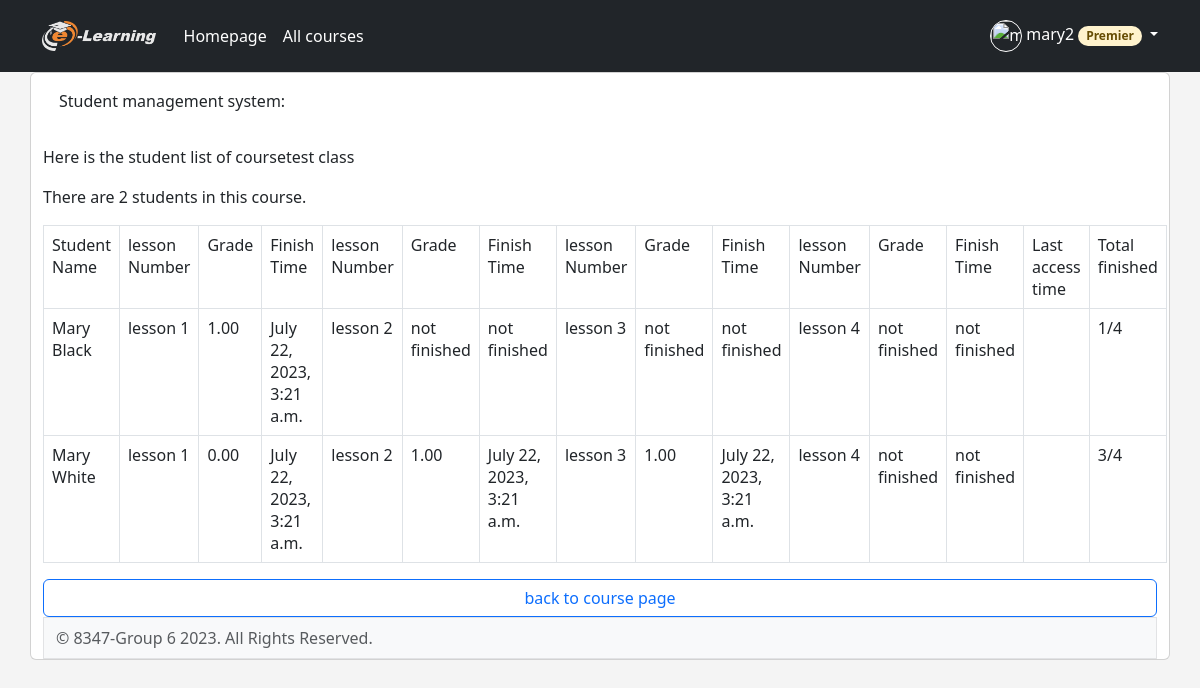
Screenshot of /student-management/16 (signed in) with the database file from the repository.
### elearning/models.py (models this page shows, shortened)
class Lesson(models.Model):
    course = models.ForeignKey(Course, on_delete=models.CASCADE)
    lesson_no = models.PositiveIntegerField()
    title = models.CharField(max_length=100)
    description = models.TextField()
    video = models.FileField(upload_to='lesson_videos/',blank=True)
    created_at = models.DateTimeField(auto_now_add=True)
    quiz = models.ForeignKey(Quiz, on_delete=models.SET_NULL, null=True, blank=True)

class CourseEnrollment(models.Model):
    ENROLLMENT_TYPES = (
        ('Premium', 'Premium'),
        ('Paid', 'Paid'),
    )
    student = models.ForeignKey(Student, on_delete=models.CASCADE)
    course = models.ForeignKey(Course, on_delete=models.CASCADE)
    enrolled_date = models.DateField(auto_now_add=True)
    enrollment_type = models.CharField(max_length=10, choices=ENROLLMENT_TYPES)
    progress = models.IntegerField(default=0)

class QuizResult(models.Model):
    quiz = models.ForeignKey(Quiz, on_delete=models.CASCADE)
    student = models.ForeignKey(Student, on_delete=models.CASCADE)
    score = models.DecimalField(max_digits=5, decimal_places=2)
    completed_at = models.DateTimeField(auto_now_add=True)

class Certificate(models.Model):
    student = models.ForeignKey(Student, on_delete=models.CASCADE)
    course = models.ForeignKey(Course, on_delete=models.CASCADE)
    issue_date = models.DateField(auto_now_add=True)

### elearning/views.py (the view)
# urls.py: path('student-management/<int:course_id>', views.manage_student, name='student-management'),
def manage_student(request, course_id):
    if request.method == 'POST':
        content = 0
    course = get_object_or_404(Course, pk=course_id)
    lesson_list = Lesson.objects.filter(course=course)
    student_list = CourseEnrollment.objects.filter(course=course)
    access_time_list = Certificate.objects.filter(course=course)
    student_finished = []
    quiz_result_list = []
    for lesson in lesson_list:
        for student in student_list:
            quiz_result = QuizResult.objects.filter(Q(quiz=lesson.quiz) & Q(student=student.student))
            for quiz in quiz_result:
                quiz_result_list.append(quiz)
                print(quiz.score, quiz.student, quiz.quiz)
                print(student.student, lesson.quiz)
    print(quiz_result_list)
    print('student management', len(student_list))
    if len(student_list) == 0:
        msg = 'There are no student in your course '+course.name
        return render(request, 'elearning/manageStudent.html', {'msg': msg,
                                                                'course': course,
                                                                'lesson_list': lesson_list,
                                                                })
    else:
        msg = 'Here is the student list of course'+course.name
        return render(request, 'elearning/manageStudent.html', {'msg': msg,
                                                                'course': course,
                                                                'lesson_list': lesson_list,
                                                                'lesson_num': len(lesson_list),
                                                                'student_list': student_list,
                                                                'student_num': len(student_list),
                                                                'quiz_result_list': quiz_result_list,
                                                                'access_time_list': access_time_list
                                                                })

### elearning/models.py (called while the page is built)
    def __str__(self):
        return self.username

### elearning/templates/elearning/manageStudent.html
{% extends 'elearning/base.html' %}
{% block content %}
    <div class="container">
    <div class="row">
        <div class="card h-100">
        <div class="d-flex justify-content-between m-3">
            <p>Student management system: </p>
        </div>
        {% if msg %}
            <p>{{ msg }}</p>
        {% endif %}
        {% if student_list %}
            <p>There are {{ student_num }} students in this course.</p>
            <table class="table table-bordered">
            <tr>
                <td>Student Name</td>
                {% for lesson in lesson_list %}
                    <td>lesson Number</td>
                    <td>Grade</td>
                    <td>Finish Time</td>
                {% endfor %}
                <td>Last access time</td>
                <td>Total finished</td>
            </tr>
            {% for student in student_list %}
                    <tr>
                        <td>{{ student.student.first_name }} {{ student.student.last_name }}</td>
                        {% for lesson in lesson_list %}
                                <td>lesson {{ lesson.lesson_no }} </td>
                                {% for quiz in quiz_result_list %}
                                    {% if quiz.student == student.student and quiz.quiz == lesson.quiz %}
                                        <td color="red">{{ quiz.score }} </td>
                                        <td>{{ quiz.completed_at }}</td>
                                    {% endif %}
                                {%  endfor %}
                                {% if forloop.counter > student.progress %}
                                    <td>not finished</td>
                                    <td>not finished</td>
                                {% endif %}
                        {% endfor %}
                        {% for time in access_time_list %}
                            {% if time.student == student.student %}
                                <td>{{ time.issue.date }}</td>
                            {% endif %}
                        {% endfor %}
                        <td>{{ student.progress }}/{{ lesson_num }}</td>
                    </tr>
            {% endfor %}
            </table>
        {% endif %}
    <button type="button" class="btn btn-outline-primary"
                                        onclick="location.href='{% url 'elearning:teacher-viewcourse' course.id %}'">
                                    back to course page
                                </button>
{% endblock %}

### elearning/templates/elearning/base.html (shortened to what this page needs)
{% load static %}
{% load bootstrap5 %}
{% bootstrap_css %}
{% load bootstrap_icons %}
<!DOCTYPE html>
<html lang="en">
<head>
    <link rel="stylesheet" type="text/css" href="{% static 'elearning/bootstrap.min.css' %}"/>
    <link rel="stylesheet" type="text/css" href="{% static 'elearning/sign-in.css' %}"/>
    <link rel="stylesheet" type="text/css" href="{% static 'elearning/carousel.css' %}"/>
    <link rel="stylesheet" type="text/css" href="{% static 'elearning/style.css' %}"/>
</head>
<body class="d-flex " style="display: flex; flex-direction: column;">
<header class="p-3 text-bg-dark bg-dark" >
    <div class="container" >
        <div class="d-flex flex-wrap align-items-center justify-content-center justify-content-lg-start">
            <a href="{% url 'elearning:homepage' %}"
               class="d-flex align-items-center mb-2 mb-lg-0 text-white text-decoration-none"
               style="margin-right: 20px">
                <img src="{% static 'elearning/logo.png' %}" height="30" alt="e-learning logo">
            </a>
            <ul class="nav col-12 col-lg-auto me-lg-auto mb-2 justify-content-center mb-md-0">
                <li><a href="{% url 'elearning:homepage' %}" class="nav-link px-2 text-white">Homepage</a></li>
                <li><a href="{% url 'elearning:courselist' %}" class="nav-link px-2 text-white">All courses</a></li>
            </ul>
            {% if user.is_authenticated %}
                <div class="dropdown">
                    <a href="#" class="d-block link-body-emphasis text-white dropdown-toggle text-decoration-none"
                       data-bs-toggle="dropdown" aria-expanded="false">
                        <img src="{{ request.session.avatar }}" alt="{{ user.username }}" width="32" height="32"
                             style="border: white; border-style: solid; border-width: 1px" class="rounded-circle">
                        {{ user.username }}
                        {% if request.session.is_premier %}
                            <span class="badge bg-warning-subtle text-warning-emphasis rounded-pill">Premier</span>
                        {% endif %}
                    </a>
                </div>
            {% endif %}
        </div>
    </div>
</header>
    {% block content %}{% endblock %}
<footer class="footer mt-auto py-2 bg-body-tertiary" style="border: #e2e3e5; border-style: solid; border-width: 1px">
    <div class="container">
        <span class="text-body-secondary">&copy; 8347-Group 6 2023. All Rights Reserved.</span>
    </div>
</footer>
</body>
</html>

### elearning/static/elearning/sign-in.css (style rules this page uses)
html, body { min-height: 100%; }

### elearning/static/elearning/carousel.css (style rules this page uses)
body { color: rgb(var(--bs-tertiary-color-rgb)); }

### elearning/static/elearning/style.css (style rules this page uses)
body { background-color: #f4f4f4; }

### rows the page displays
Lesson: lesson_no "1"
Lesson: lesson_no "2", shows "not finished"
Lesson: lesson_no "3", shows "not finished"
Lesson: lesson_no "4", shows "not finished"
CourseEnrollment: student.first_name "Mary", student.last_name "Black", progress "1", lesson_num "4"
QuizResult: score "1.00", completed_at "July 22, 2023, 3:21 a.m."
CourseEnrollment: student.first_name "Mary", student.last_name "White", progress "3", lesson_num "4"
QuizResult: score "0.00", completed_at "July 22, 2023, 3:21 a.m."
QuizResult: score "1.00", completed_at "July 22, 2023, 3:21 a.m."
QuizResult: score "1.00", completed_at "July 22, 2023, 3:21 a.m."

### other values shown
{{ user.username }} "mary2"
{{ msg }} "Here is the student list of coursetest class"
{{ student_num }} "2"
